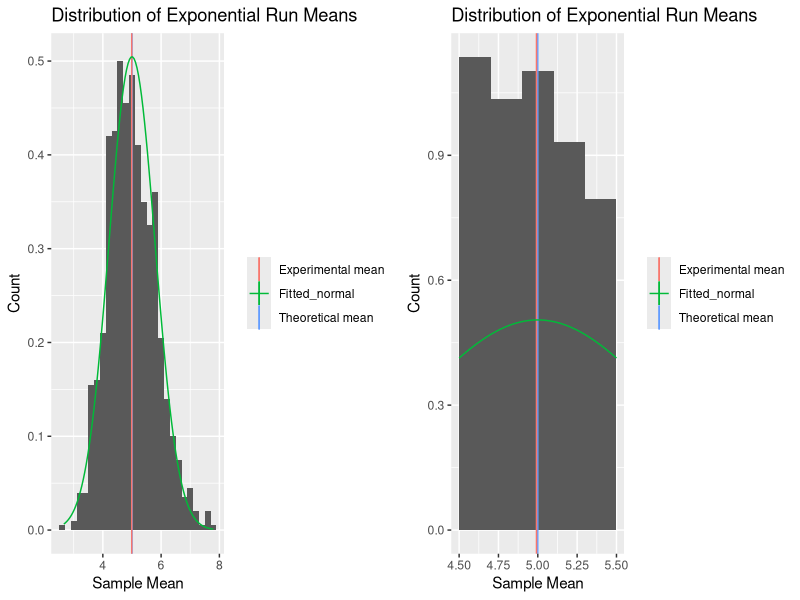
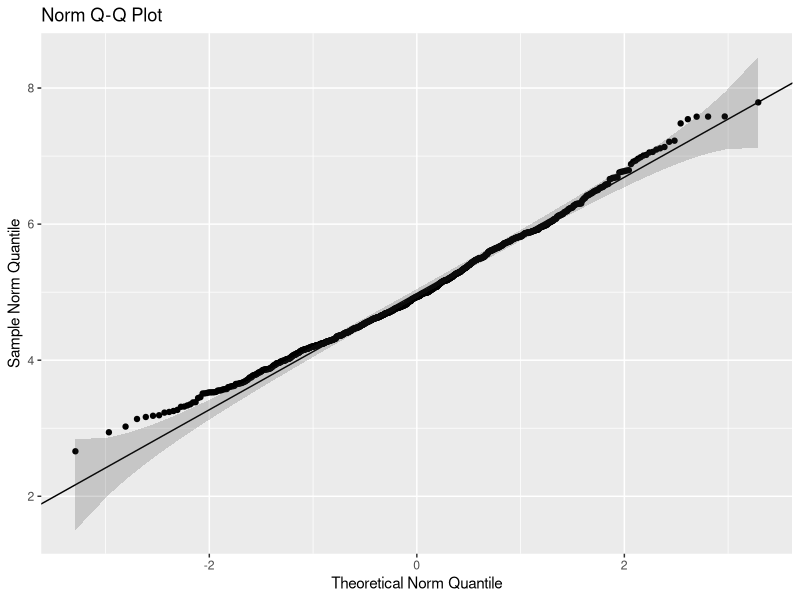
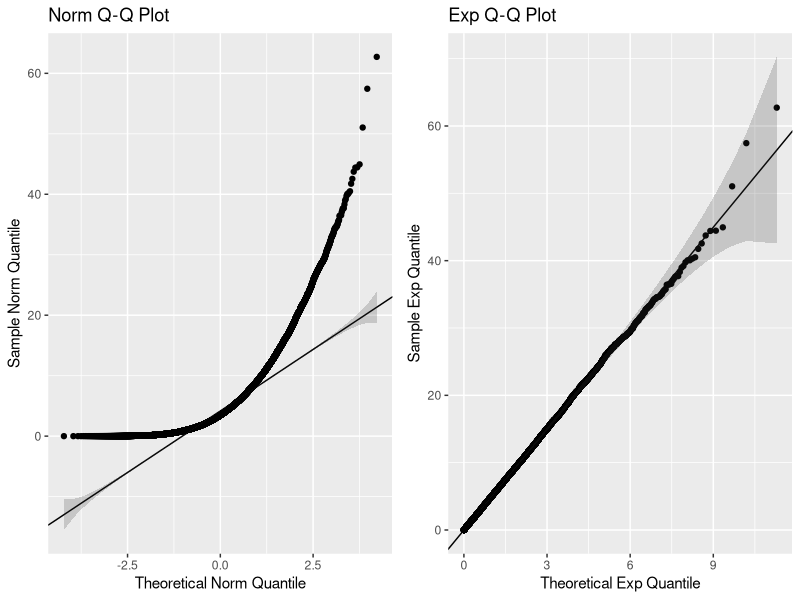

Reproduce these figures in R, in order.
## ---- chunk 1
library(ggplot2)
library(gridExtra)
samples <- 1000
size <- 40
lambda <- 0.2
alpha <- .05
## ---- chunk 2
rnds <- NULL
for (i in 1:samples) {
    expRun <- rexp(size, lambda)
    rnds <- rbind(rnds, expRun)
}
## ---- chunk 3
theoMean <- 1/lambda
rnd_means <- rowMeans(rnds)
sampleMean <- mean(rnd_means)
sampleMean
meanTest <- t.test(rnd_means,mu=theoMean,alternative="two.sided",conf.level=(1-alpha))
meanTest$conf.int
## ---- chunk 4
meanHistogram <- ggplot(as.data.frame(rnd_means),aes(x=rnd_means)) + 
geom_histogram(binwidth=lambda,aes(y=..density..))+
geom_vline(aes(xintercept=1/lambda,color="Theoretical mean"),show_guide=TRUE) +
geom_vline(aes(xintercept=sampleMean,color="Experimental mean"),show_guide=TRUE) + 
stat_function(fun=dnorm,args=list(mean=1/lambda,sd=sqrt(25/40)),aes(color="Fitted_normal")) +
xlab("Sample Mean") +
ylab("Count") +
ggtitle ("Distribution of Exponential Run Means") +
theme(legend.title=element_blank())
zoomedMeanHistogram <- meanHistogram + xlim(0.9*theoMean,1.1*theoMean)
grid.arrange(meanHistogram,zoomedMeanHistogram,ncol=2)
## ---- chunk 5
theoVar <- 1/(size*lambda^2)
sampleVar <- var (rnd_means)
var_low <- sampleVar*(samples-1)/qchisq((1-alpha/2),(samples-1))
var_high <- sampleVar*(samples-1)/qchisq((alpha/2),(samples-1))
c(var_low,var_high)
theoVar
## ---- chunk 6
gg_qq <- function(x, distribution = "norm", ... , label.outliers=FALSE, conf = 0.95 ){

  words <- strsplit(distribution, " ")[[1]]
  distName <- paste(toupper(substring(words, 1,1)),
  	            tolower(substring(words, 2)),
                    sep="", collapse=" ")

  q.function <- eval(parse(text = paste0("q", distribution)))
  d.function <- eval(parse(text = paste0("d", distribution)))
  x <- na.omit(x)
  ord <- order(x)
  n <- length(x)
  P <- ppoints(length(x))
  df <- data.frame(ord.x = x[ord], z = q.function(P, ...))

  Q.x <- quantile(df$ord.x, c(0.25, 0.75))
  Q.z <- q.function(c(0.25, 0.75), ...)
  b <- diff(Q.x)/diff(Q.z)
  coef <- c(Q.x[1] - b * Q.z[1], b)

  zz <- qnorm(1 - (1 - conf)/2)
  SE <- (coef[2]/d.function(df$z)) * sqrt(P * (1 - P)/n)
  fit.value <- coef[1] + coef[2] * df$z
  df$upper <- fit.value + zz * SE
  df$lower <- fit.value - zz * SE

  labels<-names(x)
  if(label.outliers==TRUE){ 
    df$label <- ifelse(df$ord.x > df$upper | df$ord.x < df$lower, labels[ord],"")
    }

  p <- ggplot(df, aes(x=z, y=ord.x)) +
    geom_point() + 
    geom_abline(intercept = coef[1], slope = coef[2]) +
    geom_ribbon(aes(ymin = lower, ymax = upper), alpha=0.2) +
    ggtitle(paste(distName,"Q-Q Plot")) +
    xlab(paste("Theoretical",distName,"Quantile")) +
    ylab(paste("Sample",distName,"Quantile")) 
  if(label.outliers==TRUE) p <- p + geom_text( aes(label = label))
   return(p)
}

gg_qq(rnd_means)
## ---- chunk 7
rnds_vector <- as.vector(rnds)
norm_plot <- gg_qq(rnds_vector)
exp_plot <- gg_qq(rnds_vector,distribution="exp")
grid.arrange(norm_plot,exp_plot,ncol=2)
